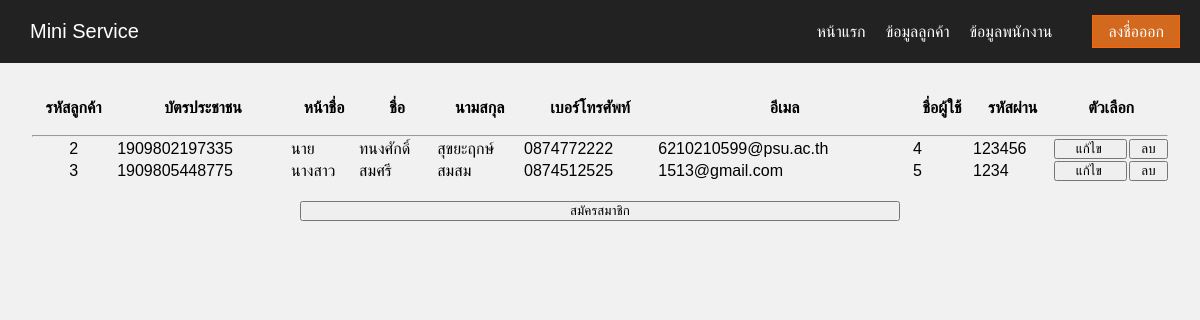
Screenshot of /PAGEADMIN/show_cus.php with the database file from the repository.
### tables this page shows
CREATE TABLE `tblcustomer` (
  `cus_id` int(10) NOT NULL,
  `cus_id_card` varchar(13) NOT NULL,
  `cus_prefix` varchar(6) NOT NULL,
  `cus_firstname` varchar(25) NOT NULL,
  `cus_lastname` varchar(25) NOT NULL,
  `cus_phoneno` varchar(10) NOT NULL,
  `cus_email` varchar(100) NOT NULL,
  `cus_username` varchar(25) NOT NULL,
  `cus_password` varchar(25) NOT NULL
);

### PAGEADMIN/show_cus.php (the view, shortened to what this page needs)
<head>
    <link rel="stylesheet">
</head>
<body>
<center><br>
    <table style ="width:95%">
        <th style="height: 50">รหัสลูกค้า</th>
        <th>บัตรประชาชน</th>
        <th>หน้าชื่อ</th>
        <th>ชื่อ</th>
        <th>นามสกุล</th>
        <th>เบอร์โทรศัพท์</th>
        <th>อีเมล</th>
        <th>ชื่อผู้ใช้</th>
        <th>รหัสผ่าน</th>
        <th colspan="2" style="width: 10%">ตัวเลือก</th>
        <tr><td colspan="12"><hr /></td></tr>
        <?php
            require 'config.inc.php';
                $sql = "SELECT *FROM tblcustomer";
                $rusult = mysqli_query($con,$sql);
                if($rusult){
                    while($data = mysqli_fetch_assoc($rusult)){
        ?>
        <tr>
            <td><center><?php echo $data['cus_id']; ?></td>
            <td><?php echo $data['cus_id_card']; ?></td>
            <td><?php echo $data['cus_prefix']; ?></td>
            <td><?php echo $data['cus_firstname']; ?></td>
            <td><?php echo $data['cus_lastname']; ?></td>
            <td><?php echo $data['cus_phoneno']; ?></td>
            <td><?php echo $data['cus_email']; ?></td>
            <td><?php echo $data['cus_username']; ?></td>
            <td><?php echo $data['cus_password']; ?></td>
            <td>
            <form method="post" action="solvee.php">
                <input type="submit" value="แก้ไข "style="width:100%">
                </form>
                </td>
                <td>
                <form method="post" action="delete.php">
                <button name="submit" value="<?php echo $data['cus_id']; ?>"onclick="return confirm('ลบรายการนี้หรือไม่ ?')" style="width:100%" >ลบ</button>
                </form>
            </td>
            </tr>
                <?php }
            }
            else{
                echo "No i am";
            }
        ?>
    </table>
    <br>
    <form action="member_cus.php" method="POST">
        <input type="submit" name="select" value = "สมัครสมาชิก"style="width:50%">
    </form>
</body>

### css/menu.css (style rules this page uses)
* { margin: 0; padding: 0; box-sizing: border-box; }
body { font-family: Arial, Helvetica, sans-serif; background: #f1f1f1; }

### rows the page displays
tblcustomer: cus_id "2", cus_id_card "1909802197335", cus_prefix "นาย", cus_firstname "ทนงศักดิ์", cus_lastname "สุขยะฤกษ์", cus_phoneno "0874772222", cus_email "6210210599@psu.ac.th", cus_username "4", cus_password "123456"
tblcustomer: cus_id "3", cus_id_card "1909805448775", cus_prefix "นางสาว", cus_firstname "สมศรี", cus_lastname "สมสม", cus_phoneno "0874512525", cus_email "1513@gmail.com", cus_username "5", cus_password "1234"
